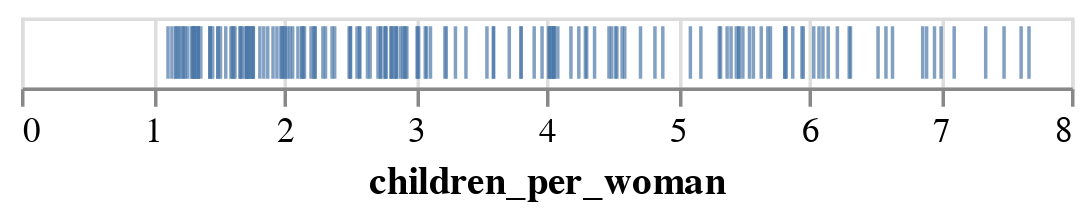

The notebook cell this image was saved under:
### Markdown cell above
**Let's break this down step by step:**

1. **`alt.Chart(data2000)`** - This creates a chart object and attaches our data to it. Think of this as preparing a blank canvas with your data ready to use.

2. **`.mark_tick()`** - This tells Altair to use "tick marks" (short lines) to represent each data point. Tick marks are perfect for showing distributions along one axis.

3. **`.encode(x='fertility')`** - This is where the magic happens! We're telling Altair to take the `fertility` field from our data and map it to the x-axis position. Each country's fertility rate determines where its tick mark appears horizontally.

We can write this more concisely:

### Code cell
# All in one line - this is the typical way to write Altair code
alt.Chart(data2000).mark_tick().encode(x='children_per_woman')

### Figure 1 — Vega-Lite specification as saved in the notebook (floating-point values rounded to 4 significant figures; data arrays with more than 128 entries replaced by an {"elided": "..."} marker saying what was removed)
{"config": {"view": {"continuousWidth": 300, "continuousHeight": 300}}, "data": {"name": "data-4df4e1ffbcd2b5b282b2ea5618688686"}, "mark": {"type": "tick"}, "encoding": {"x": {"field": "children_per_woman", "type": "quantitative"}}, "$schema": "https://vega.github.io/schema/vega-lite/v5.20.1.json", "datasets": {"data-4df4e1ffbcd2b5b282b2ea5618688686": {"elided": "178 records"}}}
